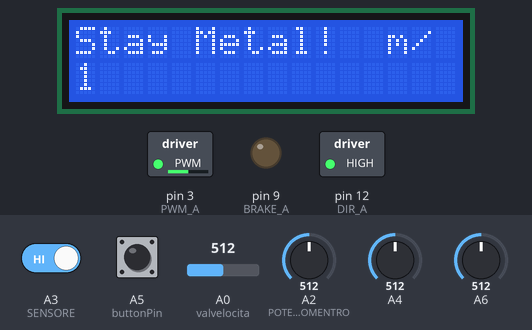
This sketch was run on a simulated Arduino Uno, built with avr-gcc and run on an emulated ATmega328P. Parts: 16×2 character LCD, switched loads named in the sketch (green lamp = pin HIGH), output pins drawn as LEDs (lit = HIGH). Inputs (shaded band) come from the test bench; at power-on: A5 (buttonPin) LOW, A2 (POTENZIOMENTRO) = 512, A0 (valvelocita) = 512, A3 (SENSORE) HIGH, A4 = 512, A6 = 512. What the sketch prints to the serial monitor is not drawn.

Above: at 1.2 s.
1.3 s: A5 (buttonPin) pulled HIGH for 3.2 s
At 2.3 s:
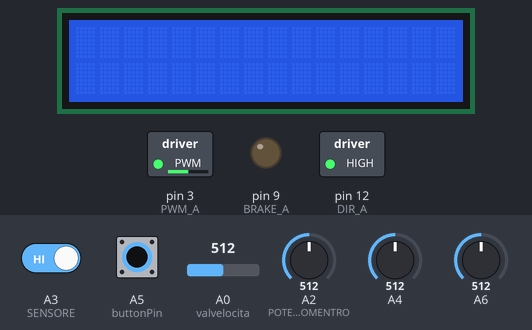
6.0 s: A2 (POTENZIOMENTRO) set to 716
At 6.3 s:
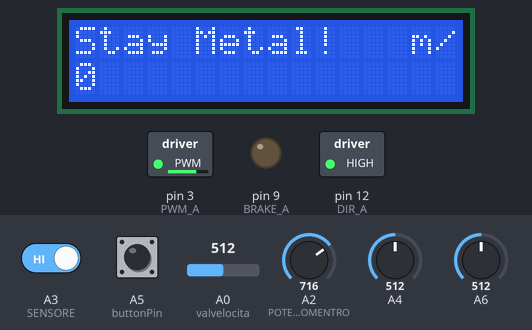
7.5 s: A2 (POTENZIOMENTRO) set to 900
At 8.7 s:
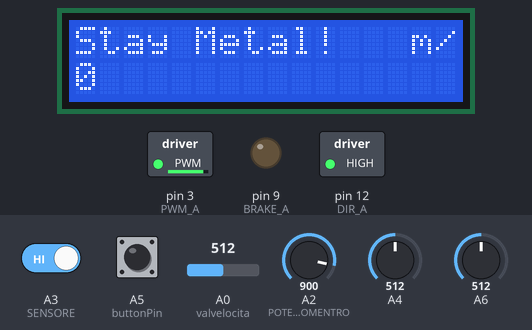
9.0 s: A2 (POTENZIOMENTRO) set to 122
At 9.8 s:
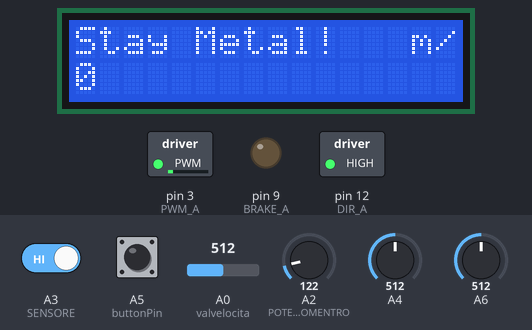
10.5 s: A5 (buttonPin) pulled HIGH for 0.15 s
12.1 s: A2 (POTENZIOMENTRO) set to 0
At 13.4 s:
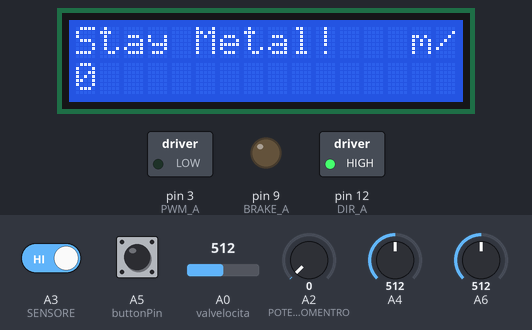
Timing chart, 0 to 14.6 s (numbered marks = the images above; inputs shaded):
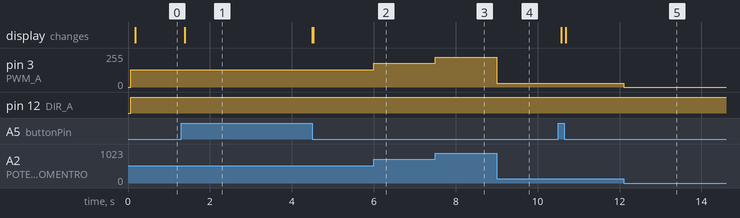

The sketch:

MacchinaAvvolgimenti.ino
```cpp
/*
  Macchina per avvolgimenti
  (es. per custom pickup per CGB - Cigar Box Guitar)

  Project created by
  Andrea Amadori / Enrico Bedogni / Riccardo Bianchi /
  Nicola Giacche' / Lucio Gonzalez / Giovanni Vecchet
  27/01/2013

  Project slides: http://bit.ly/cbg_avv

  ArduinoTour 2013 @ FabLab / ReggioEmilia
*/

// include the library code:
#include <LiquidCrystal.h>

// initialize the library with the numbers of the interface pins
LiquidCrystal lcd(10, 7, 6, 5, 4, 2);

const int
PWM_A   = 3,
DIR_A   = 12,
BRAKE_A = 9,
SNS_A   = A0,
POTENZIOMENTRO = A2,
SENSORE = A3,
buttonPin = A5;

int valvelocita = 0;
int flag = 0;
int valoresensore = 0;
int cont=0;
int time_start=0;
int time_loop=0;
int buttonState = 0;
float velo;
float contspeed;
float intervallo;
float minuti;

void setup() {
  // Configure the A output
  pinMode(BRAKE_A, OUTPUT);  // Brake pin on channel A
  pinMode(DIR_A, OUTPUT);    // Direction pin on channel A
  pinMode(SENSORE, INPUT);  // Sensore di prossimità
  pinMode(buttonPin, INPUT);
  // Open Serial communication
  Serial.begin(9600);
  Serial.println("Motor shield DC motor Test:\n");

  // set up the LCD's number of columns and rows:
  lcd.begin(16, 2);
  // Print a message to the LCD.
  lcd.print("Stay Metal!  m/  ");

  time_start=millis();
  intervallo=100;
  contspeed=0;
  minuti=(60/(intervallo/1000));
}

void loop() {

  // Set the outputs to run the motor forward

  digitalWrite(BRAKE_A, LOW);  // setting brake LOW disable motor brake
  digitalWrite(DIR_A, HIGH);   // setting direction to HIGH the motor will spin forward
  valoresensore = digitalRead(SENSORE);
  if (valoresensore==LOW){
    flag=0;
  }
  else{
    if (flag==0){
      cont++;
      contspeed++;
      flag=1;
    }
  }

  valvelocita = analogRead(POTENZIOMENTRO);
  analogWrite(PWM_A, valvelocita/4);     // Set the speed of the motor, 255 is the maximum value

  time_loop=millis();

  if ((time_loop-time_start)>intervallo){
    time_start=millis();
    //time_loop=0;
    velo=minuti*contspeed/(intervallo/1000);
    contspeed=0;
    Serial.print("current consumption at full speed: ");
    Serial.println(analogRead(valvelocita));
    Serial.print("Contatore giri");
    Serial.println(cont);
    Serial.print("velocita: ");
    Serial.println(velo);
    // set the cursor to column 0, line 1
    // (note: line 1 is the second row, since counting begins with 0):
    lcd.setCursor(0, 1);
    // print the number of seconds since reset:
    lcd.print(cont);

    buttonState = digitalRead(buttonPin);

    if (buttonState == HIGH) {
      //if the pushbutton, check buttonFlag value
      cont=0;
      lcd.clear();
      // set up the LCD's number of columns and rows:
      lcd.begin(16, 2);
      // Print a message to the LCD.
      lcd.print("Stay Metal!   m/  ");
    }
  }
}
```

Measured:
- after the input at 1.3 s, the display: changes after 0.09 s (image 1)
- after the input at 6.0 s, pin 3 (PWM_A): 128/255 → 179/255 at once
- after the input at 7.5 s, pin 3 (PWM_A): 179/255 → 225/255 at once
- after the input at 9.0 s, pin 3 (PWM_A): 225/255 → 30/255 at once
- after the input at 12.1 s, pin 3 (PWM_A): 30/255 → 0/255 at once
